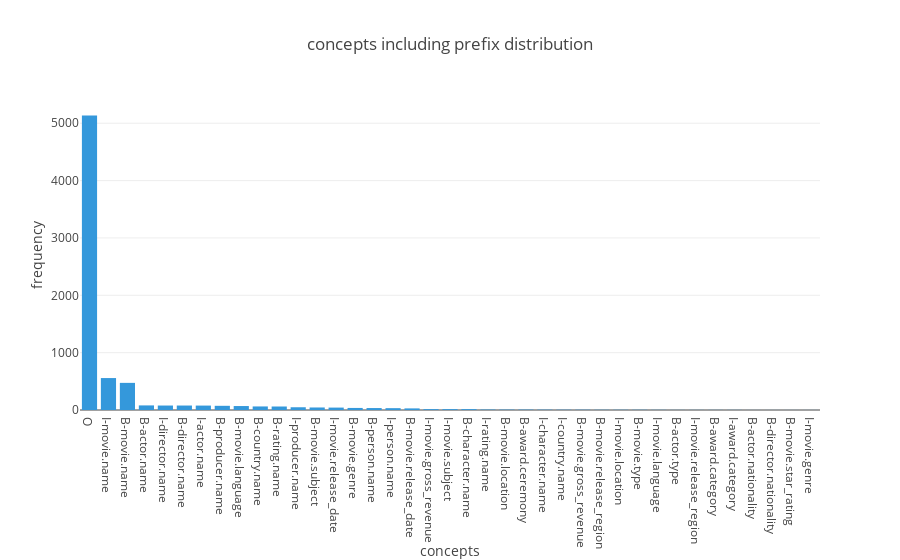

Write notebook code for a chart like this one.
### Code cell
X_axis = []
Y_axis = []
sorted_dict = sorted(concept_including_prefix_count_dictionary.items(), key=itemgetter(1), reverse=True)

for concept_including_prefix, concept_including_prefix_count in sorted_dict:
        X_axis.append(concept_including_prefix)
        Y_axis.append(concept_including_prefix_count)

assert(len(X_axis) == len(Y_axis)) 

plotly.offline.iplot({
    "data": [Bar(orientation = 'v',
                 x = X_axis,
                 y = Y_axis,
                 marker = dict(color = "#3498db"))],
    "layout": Layout(title="concepts including prefix distribution", 
                     xaxis=dict(title='concepts'),
                     yaxis=dict(title='frequency', dtick = 1000),
                     margin=Margin(b=150)
                    )
})

### Figure 1 — Plotly figure (JSON) as saved in the notebook; plotly's stock layout.template omitted (floating-point values rounded to 4 significant figures)
{"data": [{"marker": {"color": "#3498db"}, "orientation": "v", "type": "bar", "x": ["O", "I-movie.name", "B-movie.name", "B-actor.name", "I-director.name", "B-director.name", "I-actor.name", "B-producer.name", "B-movie.language", "B-country.name", "B-rating.name", "I-producer.name", "B-movie.subject", "I-movie.release_date", "B-movie.genre", "B-person.name", "I-person.name", "B-movie.release_date", "I-movie.gross_revenue", "I-movie.subject", "B-character.name", "I-rating.name", "B-movie.location", "B-award.ceremony", "I-character.name", "I-country.name", "B-movie.gross_revenue", "B-movie.release_region", "I-movie.location", "B-movie.type", "I-movie.language", "B-actor.type", "I-movie.release_region", "B-award.category", "I-award.category", "B-actor.nationality", "B-director.nationality", "B-movie.star_rating", "I-movie.genre"], "y": [5135, 557, 473, 80, 78, 78, 77, 73, 69, 62, 61, 48, 44, 42, 36, 34, 32, 28, 15, 15, 15, 8, 7, 7, 6, 5, 5, 4, 4, 4, 3, 2, 2, 2, 2, 1, 1, 1, 1]}], "layout": {"margin": {"b": 150}, "title": "concepts including prefix distribution", "xaxis": {"title": "concepts"}, "yaxis": {"dtick": 1000, "title": "frequency"}}}
